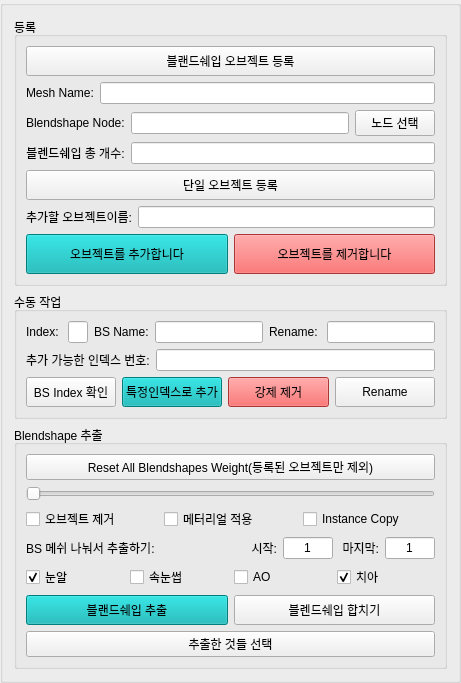
            <widget class="QGroupBox" name="groupBox_2">
             <property name="title">
              <string/>
             </property>
             <layout class="QVBoxLayout" name="verticalLayout_7">
              <item>
               <widget class="QGroupBox" name="groupBox_8">
                <property name="title">
                 <string>등록</string>
                </property>
                <layout class="QVBoxLayout" name="verticalLayout_13">
                 <item>
                  <layout class="QHBoxLayout" name="horizontalLayout_20">
                   <item>
                    <widget class="QPushButton" name="pb_addBlendshape">
                     <property name="minimumSize">
                      <size>
                       <width>0</width>
                       <height>30</height>
                      </size>
                     </property>
                     <property name="text">
                      <string>블랜드쉐입 오브젝트 등록</string>
                     </property>
                    </widget>
                   </item>
                  </layout>
                 </item>
                 <item>
                  <layout class="QHBoxLayout" name="horizontalLayout_10">
                   <item>
                    <widget class="QLabel" name="label_2">
                     <property name="text">
                      <string>Mesh Name:</string>
                     </property>
                    </widget>
                   </item>
                   <item>
                    <widget class="QLineEdit" name="lineEdit_meshName">
                     <property name="alignment">
                      <set>Qt::AlignCenter</set>
                     </property>
                     <property name="readOnly">
                      <bool>true</bool>
                     </property>
                    </widget>
                   </item>
                  </layout>
                 </item>
                 <item>
                  <layout class="QHBoxLayout" name="horizontalLayout_11">
                   <item>
                    <widget class="QLabel" name="label_3">
                     <property name="text">
                      <string>Blendshape Node:</string>
                     </property>
                    </widget>
                   </item>
                   <item>
                    <widget class="QLineEdit" name="lineEdit_blendshapeName">
                     <property name="alignment">
                      <set>Qt::AlignCenter</set>
                     </property>
                     <property name="readOnly">
                      <bool>true</bool>
                     </property>
                    </widget>
                   </item>
                   <item>
                    <widget class="QPushButton" name="pb_selectCurrentBSNode">
                     <property name="text">
                      <string>노드 선택</string>
                     </property>
                    </widget>
                   </item>
                  </layout>
                 </item>
                 <item>
                  <layout class="QHBoxLayout" name="horizontalLayout_12">
                   <item>
                    <widget class="QLabel" name="label_blendshapeCount">
                     <property name="text">
                      <string>블렌드쉐입 총 개수:</string>
                     </property>
                     <property name="alignment">
                      <set>Qt::AlignCenter</set>
                     </property>
                    </widget>
                   </item>
                   <item>
                    <widget class="QLineEdit" name="lineEdit_blendshapeCount">
                     <property name="alignment">
                      <set>Qt::AlignCenter</set>
                     </property>
                     <property name="readOnly">
                      <bool>true</bool>
                     </property>
                    </widget>
                   </item>
                  </layout>
                 </item>
                 <item>
                  <widget class="QPushButton" name="pb_addObject">
                   <property name="minimumSize">
                    <size>
                     <width>0</width>
                     <height>30</height>
                    </size>
                   </property>
                   <property name="text">
                    <string>단일 오브젝트 등록</string>
                   </property>
                  </widget>
                 </item>
                 <item>
                  <layout class="QHBoxLayout" name="horizontalLayout_13">
                   <item>
                    <widget class="QLabel" name="label_objectName">
                     <property name="text">
                      <string>추가할 오브젝트이름:</string>
                     </property>
                     <property name="alignment">
                      <set>Qt::AlignCenter</set>
                     </property>
                    </widget>
                   </item>
                   <item>
                    <widget class="QLineEdit" name="lineEdit_addObjectName">
                     <property name="alignment">
                      <set>Qt::AlignCenter</set>
                     </property>
                     <property name="readOnly">
                      <bool>true</bool>
                     </property>
                    </widget>
                   </item>
                  </layout>
                 </item>
                 <item>
                  <layout class="QHBoxLayout" name="horizontalLayout_23">
                   <item>
                    <widget class="QPushButton" name="pb_addNewObjectToBlendshape">
                     <property name="minimumSize">
                      <size>
                       <width>0</width>
                       <height>40</height>
                      </size>
                     </property>
                     <property name="styleSheet">
                      <string notr="true">background-color: rgb(0,175, 175);</string>
                     </property>
                     <property name="text">
                      <string>오브젝트를 추가합니다</string>
                     </property>
                    </widget>
                   </item>
                   <item>
                    <widget class="QPushButton" name="pb_removeNewObject">
                     <property name="minimumSize">
                      <size>
                       <width>0</width>
                       <height>40</height>
                      </size>
                     </property>
                     <property name="styleSheet">
                      <string notr="true">background-color: rgb(238,75, 75);</string>
                     </property>
                     <property name="text">
                      <string>오브젝트를 제거합니다</string>
                     </property>
                    </widget>
                   </item>
                  </layout>
                 </item>
                </layout>
               </widget>
              </item>
              <item>
               <widget class="QGroupBox" name="groupBox_13">
                <property name="title">
                 <string>수동 작업</string>
                </property>
                <layout class="QVBoxLayout" name="verticalLayout_19">
                 <item>
                  <layout class="QHBoxLayout" name="horizontalLayout_17">
                   <item>
                    <widget class="QLabel" name="label_8">
                     <property name="text">
                      <string>Index: </string>
                     </property>
                    </widget>
                   </item>
                   <item>
                    <widget class="QLineEdit" name="lineEdit_availableIndex">
                     <property name="maximumSize">
                      <size>
                       <width>20</width>
                       <height>16777215</height>
                      </size>
                     </property>
                    </widget>
                   </item>
                   <item>
                    <widget class="QLabel" name="label_17">
                     <property name="text">
                      <string>BS Name:</string>
                     </property>
                    </widget>
                   </item>
                   <item>
                    <widget class="QLineEdit" name="lineEdit_bsName">
                     <property name="minimumSize">
                      <size>
                       <width>0</width>
                       <height>0</height>
                      </size>
                     </property>
                     <property name="text">
                      <string/>
                     </property>
                     <property name="alignment">
                      <set>Qt::AlignCenter</set>
                     </property>
                    </widget>
                   </item>
                   <item>
                    <widget class="QLabel" name="label_18">
                     <property name="text">
                      <string>Rename: </string>
                     </property>
                    </widget>
                   </item>
                   <item>
                    <widget class="QLineEdit" name="lineEdit_bsRename"/>
                   </item>
                  </layout>
                 </item>
                 <item>
                  <layout class="QHBoxLayout" name="horizontalLayout_22">
                   <item>
                    <widget class="QLabel" name="label_blendshapeCount_2">
                     <property name="text">
                      <string>추가 가능한 인덱스 번호:</string>
                     </property>
                     <property name="alignment">
                      <set>Qt::AlignCenter</set>
                     </property>
                    </widget>
                   </item>
                   <item>
                    <widget class="QLineEdit" name="lineEdit_availableIndex2">
                     <property name="alignment">
                      <set>Qt::AlignCenter</set>
                     </property>
                     <property name="readOnly">
                      <bool>true</bool>
                     </property>
                    </widget>
                   </item>
                  </layout>
                 </item>
                 <item>
                  <layout class="QHBoxLayout" name="horizontalLayout_19">
                   <item>
                    <widget class="QPushButton" name="pb_printBSList">
                     <property name="minimumSize">
                      <size>
                       <width>0</width>
                       <height>30</height>
                      </size>
                     </property>
                     <property name="maximumSize">
                      <size>
                       <width>90</width>
                       <height>16777215</height>
                      </size>
                     </property>
                     <property name="text">
                      <string>BS Index 확인</string>
                     </property>
                    </widget>
                   </item>
                   <item>
                    <widget class="QPushButton" name="pb_addNewObjectToBlendshapeIndex">
                     <property name="minimumSize">
                      <size>
                       <width>0</width>
                       <height>30</height>
                      </size>
                     </property>
                     <property name="styleSheet">
                      <string notr="true">background-color: rgb(0,175, 175);</string>
                     </property>
                     <property name="text">
                      <string>특정인덱스로 추가</string>
                     </property>
                    </widget>
                   </item>
                   <item>
                    <widget class="QPushButton" name="pb_delete_SelectedBS">
                     <property name="minimumSize">
                      <size>
                       <width>0</width>
                       <height>30</height>
                      </size>
                     </property>
                     <property name="styleSheet">
                      <string notr="true">background-color: rgb(238,75, 75);</string>
                     </property>
                     <property name="text">
                      <string>강제 제거</string>
                     </property>
                    </widget>
                   </item>
                   <item>
                    <widget class="QPushButton" name="pb_renameBlendshape">
                     <property name="minimumSize">
                      <size>
                       <width>0</width>
                       <height>30</height>
                      </size>
                     </property>
                     <property name="text">
                      <string>Rename</string>
                     </property>
                    </widget>
                   </item>
                  </layout>
                 </item>
                </layout>
               </widget>
              </item>
              <item>
               <widget class="QGroupBox" name="groupBox_4">
                <property name="title">
                 <string>Blendshape 추출</string>
                </property>
                <layout class="QVBoxLayout" name="verticalLayout_8">
                 <item>
                  <widget class="QPushButton" name="pb_resetBlendshapeWeight">
                   <property name="text">
                    <string>Reset All Blendshapes Weight(등록된 오브젝트만 제외)</string>
                   </property>
                  </widget>
                 </item>
                 <item>
                  <widget class="QSlider" name="Slider_addObjectWeight">
                   <property name="maximum">
                    <number>100</number>
                   </property>
                   <property name="orientation">
                    <enum>Qt::Horizontal</enum>
                   </property>
                   <property name="tickPosition">
                    <enum>QSlider::NoTicks</enum>
                   </property>
                  </widget>
                 </item>
                 <item>
                  <layout class="QHBoxLayout" name="horizontalLayout_14">
                   <item>
                    <widget class="QCheckBox" name="cb_removeAddObject">
                     <property name="text">
                      <string>오브젝트 제거</string>
                     </property>
                    </widget>
                   </item>
                   <item>
                    <widget class="QCheckBox" name="cb_applyMaterialCategory">
                     <property name="text">
                      <string>메터리얼 적용</string>
                     </property>
                    </widget>
                   </item>
                   <item>
                    <widget class="QCheckBox" name="cb_instanceCopy">
                     <property name="layoutDirection">
                      <enum>Qt::LeftToRight</enum>
                     </property>
                     <property name="text">
                      <string>Instance Copy</string>
                     </property>
                    </widget>
                   </item>
                  </layout>
                 </item>
                 <item>
                  <layout class="QHBoxLayout" name="horizontalLayout_9">
                   <item>
                    <widget class="QLabel" name="label_10">
                     <property name="text">
                      <string>BS 메쉬 나눠서 추출하기: </string>
                     </property>
                    </widget>
                   </item>
                   <item>
                    <widget class="QLabel" name="label_12">
                     <property name="maximumSize">
                      <size>
                       <width>40</width>
                       <height>16777215</height>
                      </size>
                     </property>
                     <property name="text">
                      <string>시작:</string>
                     </property>
                     <property name="alignment">
                      <set>Qt::AlignRight|Qt::AlignTrailing|Qt::AlignVCenter</set>
                     </property>
                    </widget>
                   </item>
                   <item>
                    <widget class="QLineEdit" name="lineEdit_firstBlendshape">
                     <property name="sizePolicy">
                      <sizepolicy hsizetype="Minimum" vsizetype="Fixed">
                       <horstretch>0</horstretch>
                       <verstretch>0</verstretch>
                      </sizepolicy>
                     </property>
                     <property name="maximumSize">
                      <size>
                       <width>50</width>
                       <height>16777215</height>
                      </size>
                     </property>
                     <property name="text">
                      <string>1</string>
                     </property>
                     <property name="alignment">
                      <set>Qt::AlignCenter</set>
                     </property>
                    </widget>
                   </item>
                   <item>
                    <widget class="QLabel" name="label_13">
                     <property name="maximumSize">
                      <size>
                       <width>40</width>
                       <height>16777215</height>
                      </size>
                     </property>
                     <property name="text">
                      <string>마지막:</string>
                     </property>
                     <property name="alignment">
                      <set>Qt::AlignRight|Qt::AlignTrailing|Qt::AlignVCenter</set>
                     </property>
                    </widget>
                   </item>
                   <item>
                    <widget class="QLineEdit" name="lineEdit_lastBlendshape">
                     <property name="sizePolicy">
                      <sizepolicy hsizetype="Minimum" vsizetype="Fixed">
                       <horstretch>0</horstretch>
                       <verstretch>0</verstretch>
                      </sizepolicy>
                     </property>
                     <property name="minimumSize">
                      <size>
                       <width>0</width>
                       <height>0</height>
                      </size>
                     </property>
                     <property name="maximumSize">
                      <size>
                       <width>50</width>
                       <height>16777215</height>
                      </size>
                     </property>
                     <property name="text">
                      <string>1</string>
                     </property>
                     <property name="alignment">
                      <set>Qt::AlignCenter</set>
                     </property>
                    </widget>
                   </item>
                  </layout>
                 </item>
                 <item>
                  <layout class="QHBoxLayout" name="horizontalLayout_40">
                   <item>
                    <widget class="QCheckBox" name="cb_Polywink_Eye">
                     <property name="text">
                      <string>눈알</string>
                     </property>
                     <property name="checked">
                      <bool>true</bool>
                     </property>
                    </widget>
                   </item>
                   <item>
                    <widget class="QCheckBox" name="cb_Polywink_eyelash">
                     <property name="text">
                      <string>속눈썹</string>
                     </property>
                    </widget>
                   </item>
                   <item>
                    <widget class="QCheckBox" name="cb_Polywink_EyeAO">
                     <property name="text">
                      <string>AO</string>
                     </property>
                    </widget>
                   </item>
                   <item>
                    <widget class="QCheckBox" name="cb_Polywink_Teeth">
                     <property name="text">
                      <string>치아</string>
                     </property>
                     <property name="checked">
                      <bool>true</bool>
                     </property>
                    </widget>
                   </item>
                  </layout>
                 </item>
                 <item>
                  <layout class="QHBoxLayout" name="horizontalLayout_16">
                   <item>
                    <widget class="QPushButton" name="pb_extractBlendshapes">
                     <property name="minimumSize">
                      <size>
                       <width>0</width>
                       <height>30</height>
                      </size>
                     </property>
                     <property name="styleSheet">
                      <string notr="true">background-color: rgb(0,175, 175);</string>
                     </property>
                     <property name="text">
                      <string>블랜드쉐입 추출</string>
                     </property>
                    </widget>
                   </item>
                   <item>
                    <widget class="QPushButton" name="pb_makeBlendshape">
                     <property name="minimumSize">
                      <size>
                       <width>0</width>
                       <height>30</height>
                      </size>
                     </property>
                     <property name="text">
                      <string>블렌드쉐입 합치기</string>
                     </property>
                    </widget>
                   </item>
                  </layout>
                 </item>
                 <item>
                  <widget class="QPushButton" name="pb_selectBlendshapes">
                   <property name="minimumSize">
                    <size>
                     <width>0</width>
                     <height>0</height>
                    </size>
                   </property>
                   <property name="text">
                    <string>추출한 것들 선택</string>
                   </property>
                  </widget>
                 </item>
                </layout>
               </widget>
              </item>
             </layout>
            </widget>
